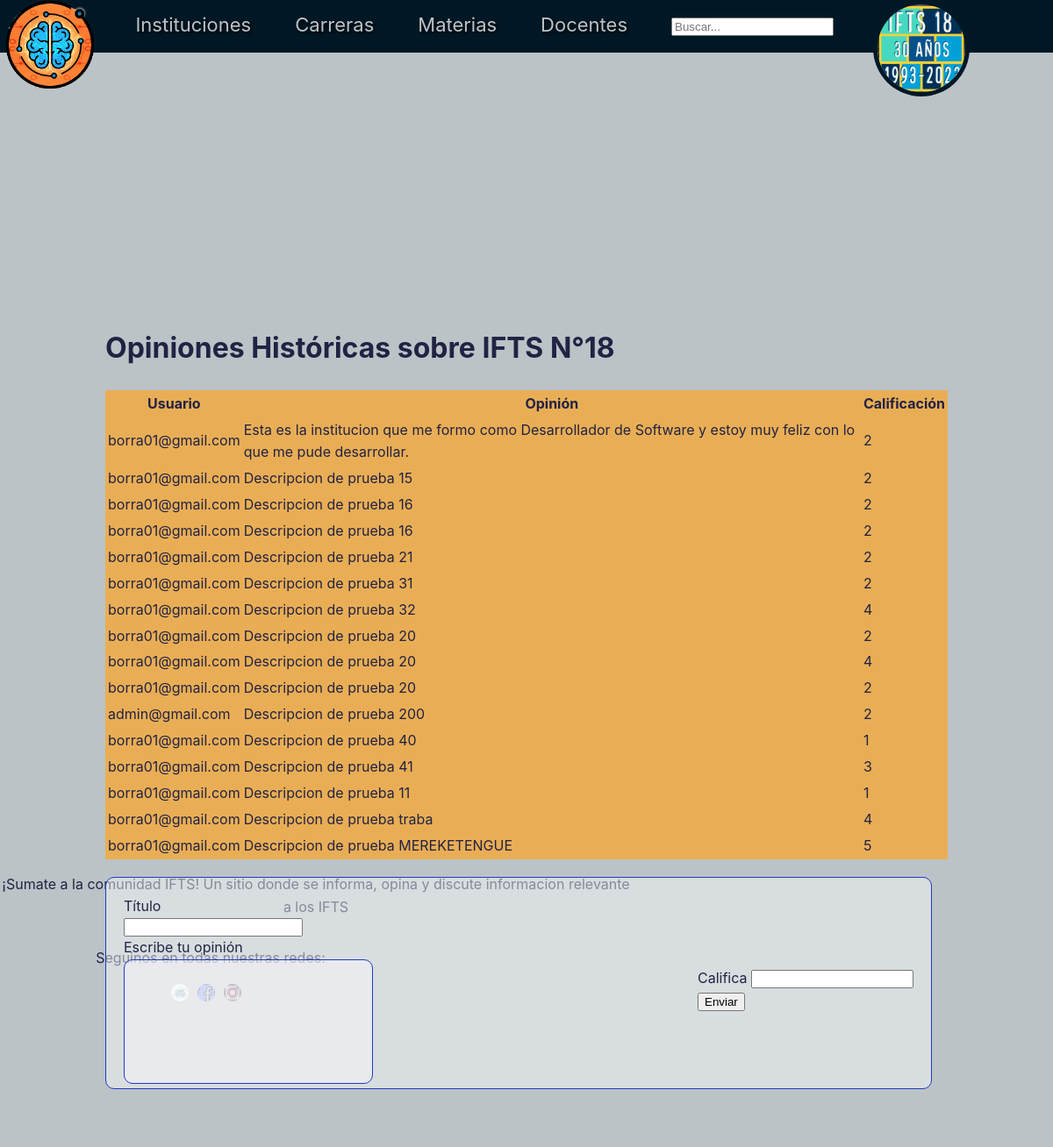
The page /opinion/institucion/1/ (signed in) on the database as committed earlier.
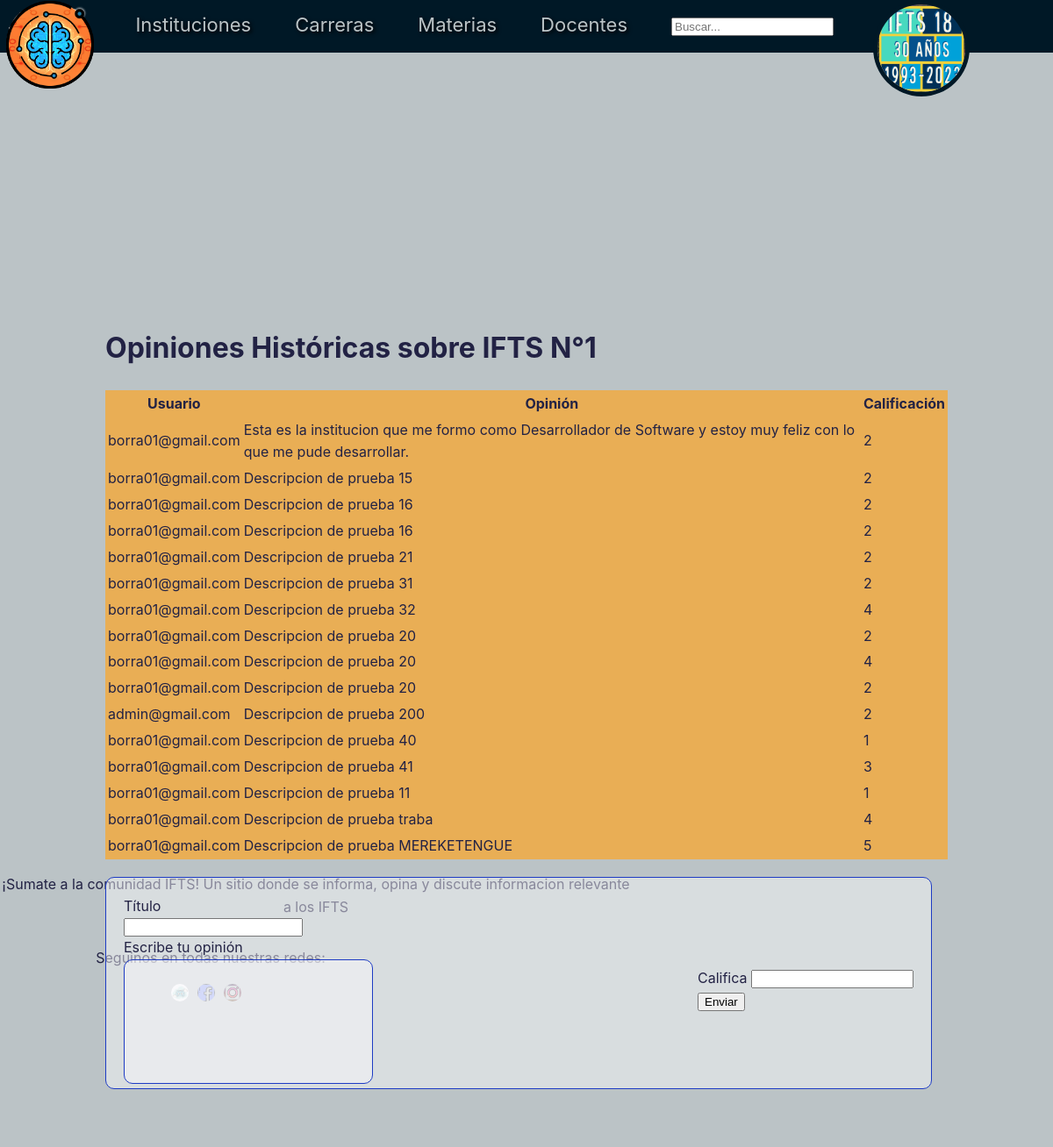
The same page on the database as committed later.
### apps/institucion/models.py (models this page shows, shortened)
class Institucion(models.Model):
    nombre = models.CharField(default="IFTS", max_length=150, blank=True, null=True)
    direccion = models.CharField(default="Argentina", max_length=250, blank=True, null=True)
    coordenadas = models.CharField(default="-34.603722,-58.381592", max_length=250, blank=True, null=True)
    url = models.CharField(default="", max_length=250, blank=True, null=True)
    usuario = models.ForeignKey('custom_user.CustomUser', on_delete=models.CASCADE, related_name='instituciones_usuario', default=None)
    img_perfil = models.ImageField(upload_to='perfiles/ifts_uploads/', default='perfiles/IFTS/IFTS-Default.png' , blank=True, null=True)

### apps/opinion/views.py (the view, shortened to what this page needs)
# urls.py: path('<str:model_name>/<int:entity_id>/', OpinionListView.as_view(), name='opiniones_por_entidad'),
class OpinionListView(LoginRequiredMixin, FormMixin, ListView):
    model = Opinion
    form_class = OpinionForm
    template_name = 'opinion_historica.html'
    context_object_name = 'opiniones'
    def _get_model_and_instance(self):
        model_name = self.kwargs.get('model_name')
        entity_id = self.kwargs.get('entity_id')
        app_model_map = {
            'institucion': 'institucion',
            'carrera': 'carrera',
            'materia': 'materia',
            'profesor': 'profesor',
        }
        app_name = app_model_map.get(model_name)
        if not app_name:
            raise Http404(f"No application found for model {model_name}")
        Model = apps.get_model(app_name, model_name)
        if Model is None:
            raise Http404("Modelo no encontrado")
        instance = get_object_or_404(Model, id=entity_id)
        return Model, instance
    def get_queryset(self):
        Model, instance = self._get_model_and_instance()  # No need to catch instance here, just the model
        content_type = ContentType.objects.get_for_model(Model)
        return Opinion.objects.filter(content_type=content_type, object_id=instance.id)
    def get_context_data(self, **kwargs):
        context = super().get_context_data(**kwargs)
        Model, instance = self._get_model_and_instance()
        context['form'] = self.get_form()
        context['object_instance'] = instance
        context['model_name'] = self.kwargs.get('model_name')
        context['entity_id'] = self.kwargs.get('entity_id')
        return context

### apps/opinion/forms.py
class OpinionForm(forms.ModelForm):
    class Meta:
        model = Opinion
        fields = ['titulo', 'contenido', 'calificacion']  # Asegúrate de que los campos que quieres que se muestren en el formulario estén aquí
        widgets = {
            'titulo': forms.TextInput(attrs={'class': 'form-control'}),
            'contenido': forms.Textarea(attrs={'class': 'form-control'}),
            'autor': forms.Select(attrs={'class': 'form-control'}),
            'calificacion': forms.Select(attrs={'class': 'form-control'}),
        }

### apps/custom_user/models.py (called while the page is built)
    def __str__(self):
        return self.email

### apps/opinion/templates/opinion_historica.html (shortened to what this page needs)
{% extends "template_base.html" %}
{% load static %}
{% block extra_head %}
    <link rel="stylesheet" href="{% static 'css/opinion.css' %}">
{% endblock %}
{% block content %}
<div class="opiniones-historicas">
    <h1>Opiniones Históricas sobre {{ object_instance.nombre }}</h1>
    <section class="seccion-tabla-opinion">
        <table class="tabla-opiniones">
            <thead>
                <tr>
                    <th>Usuario</th>
                    <th>Opinión</th>
                    <th>Calificación</th>
                </tr>
            </thead>
            <tbody>
                {% for opinion in opiniones %}
                <tr>
                    <td>{{ opinion.autor }}</td>
                    <td>{{ opinion.contenido }}</td>
                    <td>{{ opinion.calificacion }}</td>
                </tr>
                {% endfor %}
            </tbody>
        </table>
    </section>
    <section>
        <div class="seccion-opinion-usuario">
            <form method="post" action="{% url 'opiniones_por_entidad' model_name=model_name entity_id=entity_id %}">
                <div class="opinion-usuario">
                <div class="titulo-y-Box">
                    <label>Título</label>
                    <input title="titulo" name="titulo" type="text" class="input-tit"/>
                    <label>Escribe tu opinión</label>
                </div>
                <div class="calificacion-y-submit">
                    <div>
                        <label>Califica</label>
                        <input title="calificacion" name="calificacion" type="number" class="calificacion-star" />
                    </div>
                    <button type="submit">Enviar</button>
                </div>
                </div>
            </form>
        </div>
    </section>
</div>
{% endblock content %}

Rows that differ between the two databases and show on the page:
changed Institucion: nombre "IFTS N°18" → "IFTS N°1"
